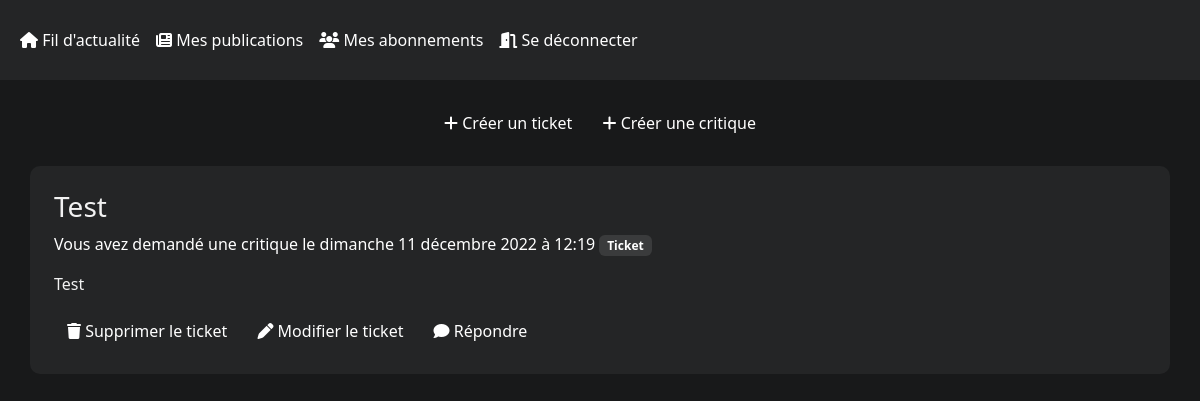
The page /feed/ (signed in) on the database as committed earlier.
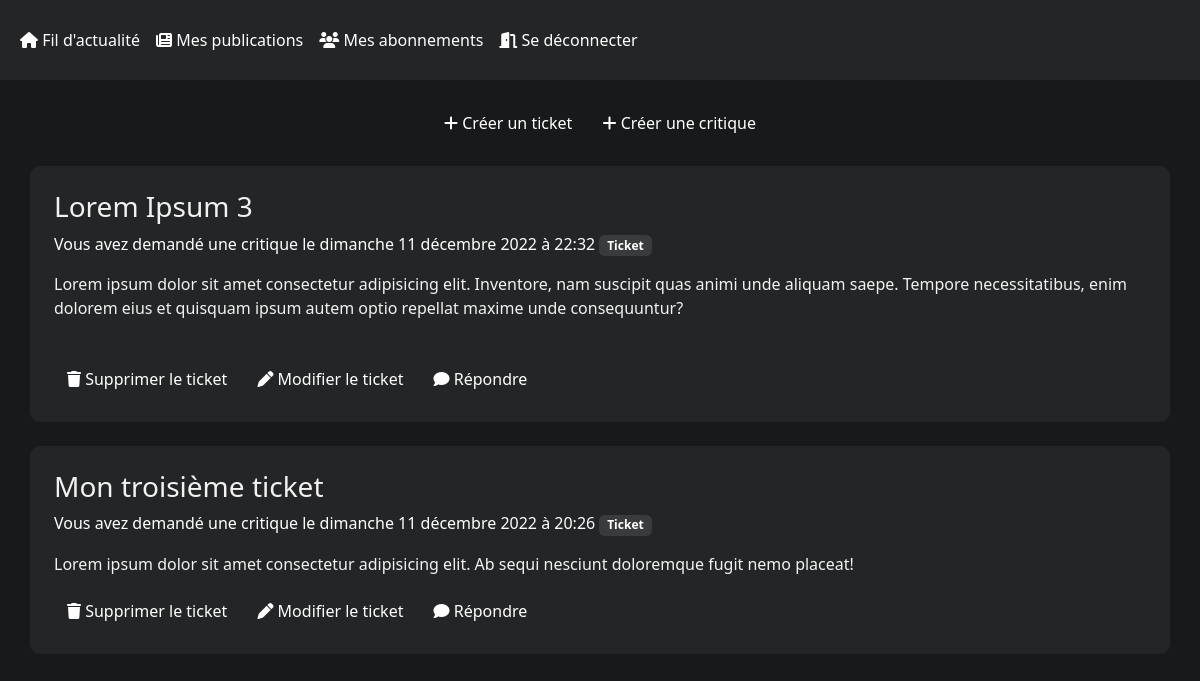
The same page on the database as committed later.
### review/models.py (models this page shows, shortened)
class Ticket(models.Model):
    title = models.CharField(max_length=128)
    description = models.TextField(max_length=2048, blank=True)
    user = models.ForeignKey(to=settings.AUTH_USER_MODEL, on_delete=models.CASCADE)
    image = models.ImageField(null=True, blank=True)
    time_created = models.DateTimeField(auto_now_add=True)
    IMAGE_MAX_SIZE = (400, 400)

### review/views.py (the view)
# urls.py: path('feed/', review.views.feed, name='feed'),
@login_required
def feed(request):
    tickets = get_tickets(request.user, user_follows=True)
    return render(request, 'review/feed.html', context={'tickets':tickets})

### review/utils.py (called while the page is built)
def get_tickets(user, user_follows=False):
    if user_follows == True:
        users_followed = get_followed_user(user)
    else:
        users_followed = []
    users_followed.append(user)
    tickets = Ticket.objects.filter(user__in=users_followed)
    reviews = Review.objects.all()
    posts = []
    tickets = sorted(tickets, key=lambda ticket:ticket.time_created, reverse=True)
    for ticket in tickets:
        try:
            review = Review.objects.get(ticket=ticket.id)
            post = {'ticket': ticket, 'review':review}
            posts.append(post)
        except Review.DoesNotExist:
            review = None
            post = {'ticket': ticket, 'review':review}
            posts.append(post)
    return posts

def get_followed_user(user):
    users = UserFollows.objects.filter(user=user)
    user_owned = User.objects.get(id=user.id)
    followed_users = []
    for follower in users:
        followed_users.append(follower.followed_user)
    return followed_users

### review/templates/review/feed.html (shortened to what this page needs)
{% extends 'base.html' %}
{% block content %}
<section class="btn-nav">
    <a href="{% url 'create_ticket' %}" class="btn btn-ticket"><i class="fa-solid fa-plus fa-1x"></i> Créer un ticket</a>
    <a href="{% url 'create_ticket_and_review' %}" class="btn btn-ticket"><i class="fa-solid fa-plus fa-1x"></i> Créer une critique</a>
</section>
    {% if tickets %}
        {% for ticket in tickets %}
        <section class="ticket container">
            <h3>{{ ticket.ticket.title }}</h3>
            <p class="infos">
                {% if ticket.ticket.user == user %}
                    Vous avez demandé une critique
                {% else %}
                    {{ ticket.ticket.user }} a demandé une critique
                {% endif %}
                le {{ ticket.ticket.time_created|date:"l d F Y"}} à {{ ticket.ticket.time_created|time:"H:i"}} <span class="badge badge-secondary badge-ticket">Ticket</span>
            </p>
            <p>
                {{ ticket.ticket.description }} <br />
            </p>
            {% if ticket.ticket.user == user %}
                <a href="{% url 'ticket_delete' ticket.ticket.id %}" class="btn btn-ticket"><i class="fa-solid fa-trash"></i> Supprimer le ticket</a>
                <a href="{% url 'ticket_update' ticket.ticket.id %}" class="btn btn-ticket"><i class="fa-solid fa-pen"></i> Modifier le ticket</a>
            {% endif %}
            {% if not ticket.review %}
                <a href="{% url 'add_review' ticket.ticket.id %}" class="btn btn-ticket"> <i class="fa-solid fa-comment"></i> Répondre</a>
            {% endif %}
        </section>
        {% endfor %}
    {% else %}
        <p class="titre">Vous ne suivez personne pour le moment !</p>
    {% endif %}
{% endblock %}

Rows that differ between the two databases and show on the page:
removed Ticket: ticket "Test", shows "Vous avez demandé une critique", ticket.time_created "dimanche 11 décembre 2022", ticket.time_created "12:19", ticket.description "Test", shows "Supprimer le ticket"
added Ticket: ticket "Lorem Ipsum 3", shows "Vous avez demandé une critique", ticket.time_created "dimanche 11 décembre 2022", ticket.time_created "22:32", ticket.description "Lorem ipsum dolor sit amet consectetur adipisicing elit. Inventore, nam suscipit quas animi unde aliquam saepe. Tempore necessitatibus, enim dolorem eius et quisquam ipsum autem optio repellat maxime unde consequuntur?", shows "Supprimer le ticket"
added Ticket: ticket "Mon troisième ticket", shows "Vous avez demandé une critique", ticket.time_created "dimanche 11 décembre 2022", ticket.time_created "20:26", ticket.description "Lorem ipsum dolor sit amet consectetur adipisicing elit. Ab sequi nesciunt doloremque fugit nemo placeat!", shows "Supprimer le ticket"
